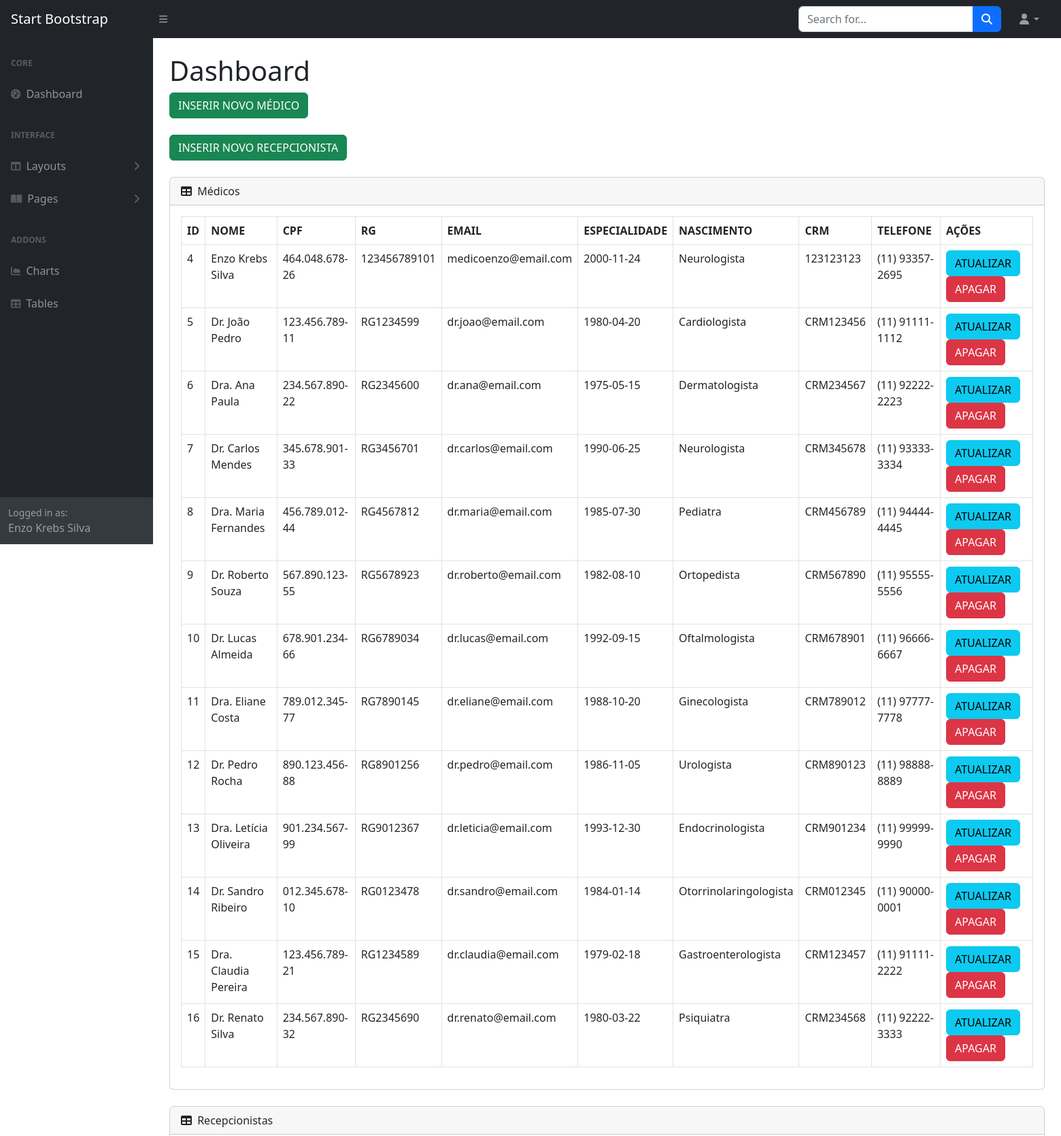
Page / (signed in, upper part) on the committed database.
### tables this page shows
CREATE TABLE `medicos` (
  `IDMedico` int(11) NOT NULL,
  `CPF` varchar(14) DEFAULT NULL,
  `email` varchar(100) DEFAULT NULL,
  `senha` varchar(255) NOT NULL,
  `RG` varchar(12) DEFAULT NULL,
  `nome` varchar(255) DEFAULT NULL,
  `Especialidade` varchar(50) DEFAULT NULL,
  `nascimento` date DEFAULT NULL,
  `CRM` varchar(9) DEFAULT NULL,
  `telefone` varchar(15) DEFAULT NULL
);

### index.php (the view, shortened to what this page needs)
<?php
    include 'menu.php';
    include 'conecta.php';
?>
            <div id="layoutSidenav_content">
                <main>
                    <div class="container-fluid px-4">
                        <h1 class="mt-4">Dashboard</h1>
                        <ol class="breadcrumb mb-4">
                            <li class="breadcrumb-item active">
                                <a class="btn btn-success" href="CADASTRO_medico.php">INSERIR NOVO MÉDICO</a>
                            </li>
                        </ol>
                        <ol class="breadcrumb mb-4">
                            <li class="breadcrumb-item active">
                                <a class="btn btn-success" href="insere_recepcionista.php">INSERIR NOVO RECEPCIONISTA</a>
                            </li>
                        </ol>
                        <div class="card mb-4">
                            <div class="card-header">
                                <i class="fas fa-table me-1"></i>
                                Médicos
                            </div>
                            <div class="card-body">
                                <table id="datatablesSimple" class="datatable-table">
                                    <thead>
                                        <tr>
                                            <th>ID</th>
                                            <th>NOME</th>
                                            <th>CPF</th>
                                            <th>RG</th>
                                            <th>EMAIL</th>
                                            <th>ESPECIALIDADE</th>
                                            <th>NASCIMENTO</th>
                                            <th>CRM</th>
                                            <th>TELEFONE</th>
                                            <th>AÇÕES</th>
                                        </tr>
                                    </thead>
                                    <tbody>
                                    <?php
                                        $sql = "SELECT * FROM medicos";
                                        $consulta = $conexao->query($sql);
                                        while($dados = $consulta->fetch_assoc()){
                                            echo "<tr>";
                                            echo "<td>".$dados['IDMedico']."</td>";
                                            echo "<td>".$dados['nome']."</td>";
                                            echo "<td>".$dados['CPF']."</td>";
                                            echo "<td>".$dados['RG']."</td>";
                                            echo "<td>".$dados['email']."</td>";
                                            echo "<td>".$dados['nascimento']."</td>";
                                            echo "<td>".$dados['Especialidade']."</td>";
                                            echo "<td>".$dados['CRM']."</td>";
                                            echo "<td>".$dados['telefone']."</td>";
                                            echo "<td>
                                                <a class='btn btn-info' href='atualiza_medico.php?id=".$dados['IDMedico']."'>ATUALIZAR</a>
                                                <a class='btn btn-danger' href='processa_delete_medico.php?id=".$dados['IDMedico']."'>APAGAR</a>
                                            </td>";
                                            echo "</tr>";
                                        }
                                    ?>
                                    </tbody>
                                </table>
                            </div>
                        </div>
                        <div class="card mb-4">
                            <div class="card-header">
                                <i class="fas fa-table me-1"></i>
                                Recepcionistas
                            </div>
                        </div>
                    </div>
                </main>
            </div>
        </div>
    </body>
</html>

### rows in the picture
medicos: IDMedico "4", nome "Enzo Krebs Silva", CPF "464.048.678-26", RG "123456789101", email "medicoenzo@email.com", nascimento "2000-11-24", Especialidade "Neurologista", CRM "123123123", telefone "(11) 93357-2695"
medicos: IDMedico "5", nome "Dr. João Pedro", CPF "123.456.789-11", RG "RG1234599", email "dr.joao@email.com", nascimento "1980-04-20", Especialidade "Cardiologista", CRM "CRM123456", telefone "(11) 91111-1112"
medicos: IDMedico "6", nome "Dra. Ana Paula", CPF "234.567.890-22", RG "RG2345600", email "dr.ana@email.com", nascimento "1975-05-15", Especialidade "Dermatologista", CRM "CRM234567", telefone "(11) 92222-2223"
medicos: IDMedico "7", nome "Dr. Carlos Mendes", CPF "345.678.901-33", RG "RG3456701", email "dr.carlos@email.com", nascimento "1990-06-25", Especialidade "Neurologista", CRM "CRM345678", telefone "(11) 93333-3334"
medicos: IDMedico "8", nome "Dra. Maria Fernandes", CPF "456.789.012-44", RG "RG4567812", email "dr.maria@email.com", nascimento "1985-07-30", Especialidade "Pediatra", CRM "CRM456789", telefone "(11) 94444-4445"
medicos: IDMedico "9", nome "Dr. Roberto Souza", CPF "567.890.123-55", RG "RG5678923", email "dr.roberto@email.com", nascimento "1982-08-10", Especialidade "Ortopedista", CRM "CRM567890", telefone "(11) 95555-5556"
medicos: IDMedico "10", nome "Dr. Lucas Almeida", CPF "678.901.234-66", RG "RG6789034", email "dr.lucas@email.com", nascimento "1992-09-15", Especialidade "Oftalmologista", CRM "CRM678901", telefone "(11) 96666-6667"
medicos: IDMedico "11", nome "Dra. Eliane Costa", CPF "789.012.345-77", RG "RG7890145", email "dr.eliane@email.com", nascimento "1988-10-20", Especialidade "Ginecologista", CRM "CRM789012", telefone "(11) 97777-7778"
medicos: IDMedico "12", nome "Dr. Pedro Rocha", CPF "890.123.456-88", RG "RG8901256", email "dr.pedro@email.com", nascimento "1986-11-05", Especialidade "Urologista", CRM "CRM890123", telefone "(11) 98888-8889"
medicos: IDMedico "13", nome "Dra. Letícia Oliveira", CPF "901.234.567-99", RG "RG9012367", email "dr.leticia@email.com", nascimento "1993-12-30", Especialidade "Endocrinologista", CRM "CRM901234", telefone "(11) 99999-9990"
medicos: IDMedico "14", nome "Dr. Sandro Ribeiro", CPF "012.345.678-10", RG "RG0123478", email "dr.sandro@email.com", nascimento "1984-01-14", Especialidade "Otorrinolaringologista", CRM "CRM012345", telefone "(11) 90000-0001"
medicos: IDMedico "15", nome "Dra. Claudia Pereira", CPF "123.456.789-21", RG "RG1234589", email "dr.claudia@email.com", nascimento "1979-02-18", Especialidade "Gastroenterologista", CRM "CRM123457", telefone "(11) 91111-2222"
medicos: IDMedico "16", nome "Dr. Renato Silva", CPF "234.567.890-32", RG "RG2345690", email "dr.renato@email.com", nascimento "1980-03-22", Especialidade "Psiquiatra", CRM "CRM234568", telefone "(11) 92222-3333"

### other values in the picture
$_SESSION['nome'] "Enzo Krebs Silva"
